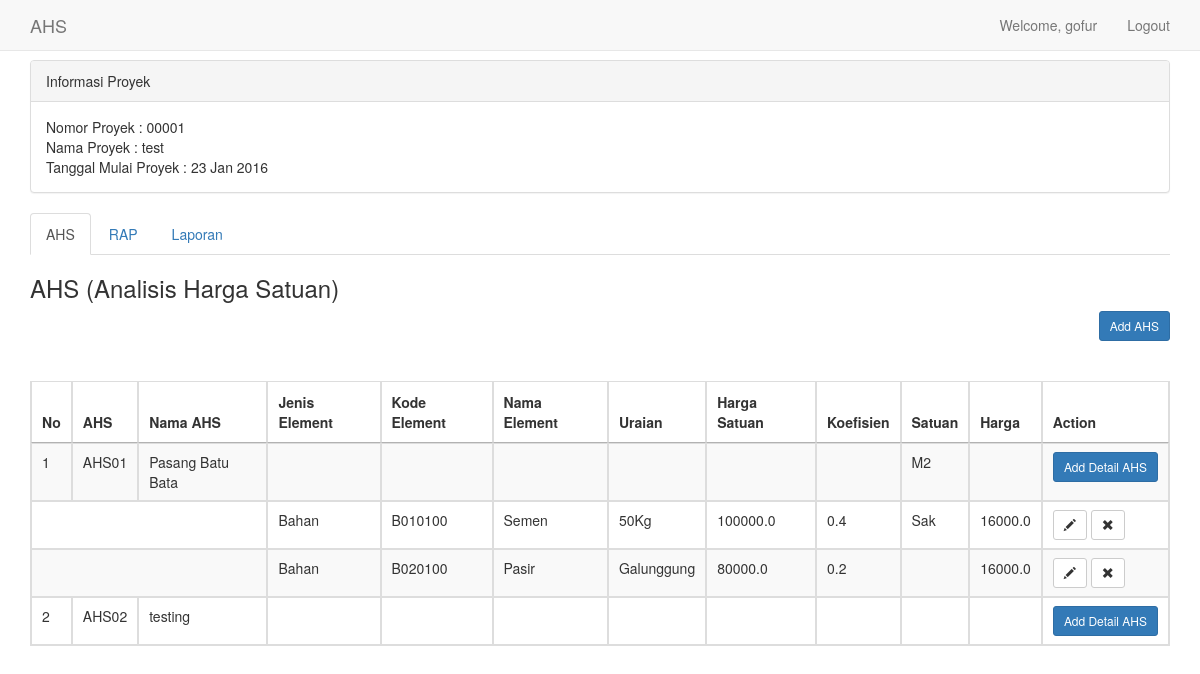
The app's page /transaksi_ahs/detail/2 (signed in), older data.
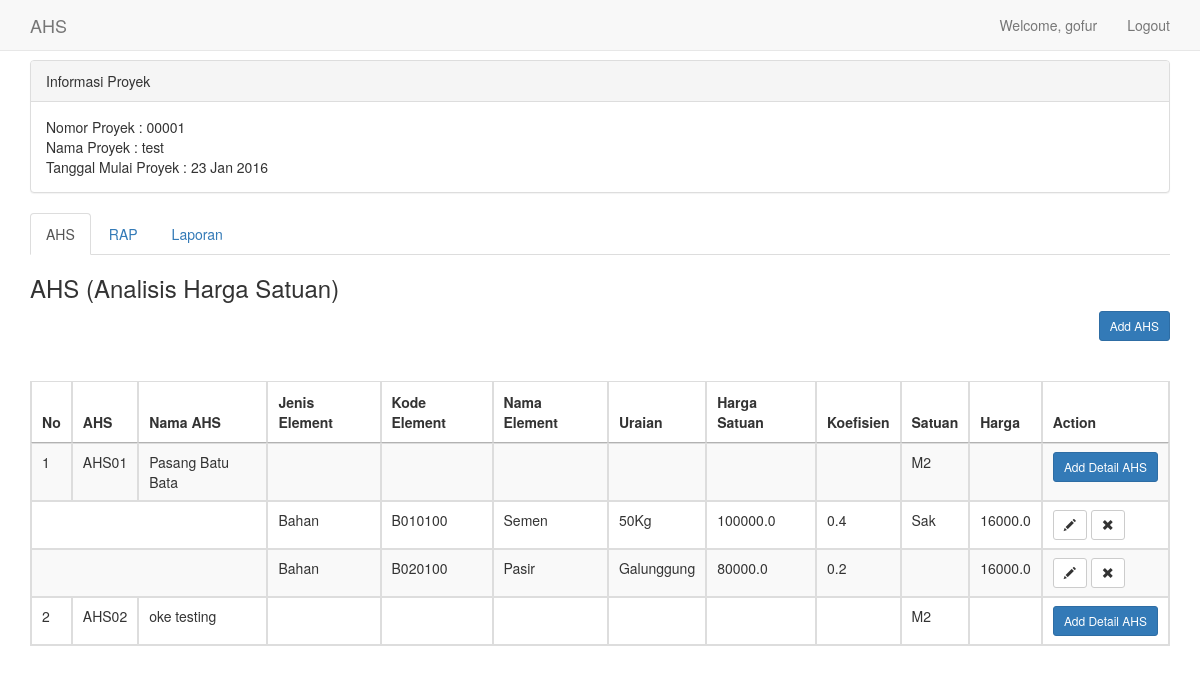
The same page, newer data.
### setting_proyek/models.py (models this page shows, shortened)
class Proyek(models.Model):
	nomor_proyek =	models.CharField(max_length=10,unique=True)
	nama_proyek = models.CharField(max_length=200, blank=False)
	updated = models.DateTimeField(auto_now=True)
	timestamp =  models.DateTimeField(auto_now_add=True)
	pengguna = models.ForeignKey(User)

### transaksi_ahs/models.py (models this page shows, shortened)
class AHS(models.Model):
        nomor_ahs = models.CharField(max_length=7, unique=True)
        nomor_proyek =  models.ForeignKey(Proyek)
        nama_ahs = models.CharField(max_length=120, blank=False)
        satuan_ahs = models.CharField(max_length=10, blank=True)
        total_harga = models.FloatField(null=True, blank=True, default=None)
        updated_date = models.DateTimeField(auto_now=True)
        created_date =  models.DateTimeField(auto_now_add=True)
        updated_by = models.ForeignKey(User, related_name='ahs_updated_by')
        created_by = models.ForeignKey(User, related_name='ahs_created_by')
        class Meta:
                verbose_name = "ahs"
                verbose_name_plural = "ahs"

class AHS_Detail(models.Model):
        ahs = models.ForeignKey(AHS, related_name='ahs_details')
        element = models.ForeignKey(Element, related_name='element_details')
        harga_satuan = models.FloatField(blank=False)
        koefisien = models.FloatField(blank=False)
        catatan =  models.TextField(max_length=200, blank=True)
        class Meta:
                verbose_name = "ahs detail"
                verbose_name_plural = "ahs detail"
                unique_together = ('ahs', 'element',)

### element/models.py (models this page shows, shortened)
class Element(models.Model):
	jenis_element = models.ForeignKey(JenisElement)
	kode_element = models.CharField(max_length=8, unique=True)
	nama_element = models.CharField(max_length=100)
	uraian_element = models.CharField(max_length=100, blank=True)
	keterangan = models.TextField(max_length=200, blank=True)
	satuan_element = models.CharField(max_length=30, blank=True)
	harga_satuan = models.FloatField(blank=False)
	updated = models.DateTimeField(auto_now=True, auto_now_add=False)
	timestamp =  models.DateTimeField(auto_now=False, auto_now_add=True)

class JenisElement(models.Model):
	kode_jenis_element = models.CharField(max_length=8, unique=True)
	nama_jenis_element = models.CharField(max_length=100)

### transaksi_ahs/views.py (the view)
# urls.py: url(r'^detail/(?P<id>\d+)$', ahs_detail, name='detail'),
@login_required(login_url='/login/')
def ahs_detail(request, id=None): #retrieve
	data_proyek_query = Proyek.objects.get(id=id)
	data_ahs = AHS.objects.filter(nomor_proyek_id=id)
	for data in data_ahs:
 	  for detail in data.ahs_details.all():
 	  	total_harga_detail =  detail.element.harga_satuan * detail.koefisien
	context = {
		"data_proyek": data_proyek_query,
		 "data_ahs": data_ahs,
		 "total_harga_detail": total_harga_detail,
	}
	return render(request, "ahs/ahs_list.html", context)

### templates/ahs/ahs_list.html (shortened to what this page needs)
{% extends "base.html" %}
{% block css %}
<link rel="stylesheet" type="text/css" href="//cdn.datatables.net/1.10.10/css/jquery.dataTables.css">
{% endblock css%}
{% block menu %}
	{% include "navbar.html" %}
{% endblock menu %}
{% block content %}
	<div class="panel panel-default">
		<div class="panel-heading">Informasi Proyek</div>
		<div class="panel-body">
			<div class="row">
				<div class="col-md-12">Nomor Proyek : {{ data_proyek.nomor_proyek }}</div>
				<div class="col-md-12">Nama Proyek : {{ data_proyek.nama_proyek }}</div>
				<div class="col-md-12">Tanggal Mulai Proyek : {{ data_proyek.timestamp|date:"j M Y" }}</div>
			</div>
		</div>
	</div>
	<div class="col-sm-12">
			<div class="row">
				<ul class="nav nav-tabs">
					<li role="presentation" class="active"><a href="#">AHS</a></li>
					<li role="presentation"><a href="#">RAP</a></li>
					<li role="presentation"><a href="#">Laporan</a></li>
				</ul>
			</div>
		</div>
	<div class="row">
		<div class="col-sm-12 pull-left">
			<h3>AHS (Analisis Harga Satuan)</h3>
		</div>
		<div class="col-sm-12 pull-right"><button type="button" id="add_ahs" class="btn btn-primary btn-sm pull-right">Add AHS</button></div>
		<div class="col-sm-12">
		<br>
		 <br>
		<table id="ahs_table" class="table table-striped table-bordered" cellspacing="0" width="100%">
        <thead>
            <tr>
                <th>No</th>
                <th>AHS</th>
                <th>Nama AHS</th>
                <th>Jenis Element</th>
                <th>Kode Element</th>
                <th>Nama Element</th>
                <th>Uraian</th>
                <th>Harga Satuan</th>
                <th>Koefisien</th>
                <th>Satuan</th>
                <th>Harga</th>
                <th>Action</th>
            </tr>
        </thead>
        <tbody>
		{% for obj in data_ahs %}
			<tr class="clickable"  id="row{{ obj.id }}" data-target=".row{{ obj.id }}">
	            <td>{{ forloop.counter }}</td>
	       		<td>{{ obj.nomor_ahs }}</td>
			    <td>{{ obj.nama_ahs }}</td>
			    <td></td>
			    <td></td>
			    <td></td>
			    <td></td>
			    <td></td>
			    <td></td>
			    <td>{{ obj.satuan_ahs }}</td>
			    <td>{{ obj.harga_satuan }}</td>
			    <td><button type="button" id="add_ahs_detail{{ obj.id }}" class="btn btn-primary btn-sm pull-right">Add Detail AHS</button></td>
				{% for detail in obj.ahs_details.all %}
			 		<tr id="row-child{{ detail.id }}">
			 		<td colspan="3"></td>
			 		<td>{{ detail.element.jenis_element.nama_jenis_element }}</td>
			 		<td>{{ detail.element.kode_element }}</td>
			 		<td>{{ detail.element.nama_element }}</td>
			 		<td>{{ detail.element.uraian_element }}</td>
			 		<td>{{ detail.element.harga_satuan }}</td>
			 		<td>{{ detail.koefisien }}</td>
			 		<td>{{ detail.element.satuan_element }}</td>
			 		<td>{{ total_harga_detail }}</td>
			 		<td>
			 		<button type="button"  id="edit_detail{{ detail.id }}"  class="btn btn-default btn-sm">
					  <span class="glyphicon glyphicon-pencil" aria-hidden="true"></span>
					</button>
			 		<button type="button"  id="delete_detail{{ detail.id }}"  class="btn btn-default btn-sm">
			 			<span class="glyphicon glyphicon-remove" aria-hidden="true"></span>
			 		</button>
			 		</td>
			 		</tr>
			 	{% endfor%}
        	</tr>
        {% endfor %}
        </tbody>
    </table>
		</div>
	</div>
{% endblock content %}

### templates/base.html (shortened to what this page needs)
 {% load staticfiles %}
 <!DOCTYPE html>
 <html>
 <head>
 </head>
 <link rel="stylesheet" type="text/css" href='{% static "css/base.css" %}'>
<link rel="stylesheet" href="{% static "css/bootstrap.min.css" %}" type="text/css">
{% block css %}
{% endblock %}
 <body>
 {% block menu %}
 {% endblock menu %}
 <div class="container">
		{% block content %}
		{% endblock content %}
	</div>
   </body>
   </html>

### templates/navbar.html (shortened to what this page needs)
{% load staticfiles %}
{% block content %}
<nav class="navbar navbar-default navbar-fixed-top">
      <div class="container">
        <div class="navbar-header">
          <a class="navbar-brand" href="/">AHS</a>
        </div>
        <div id="navbar" class="navbar-collapse collapse">
          <ul class="nav navbar-nav navbar-right">
            <li><a href="#">Welcome, {{ user }}</a></li>
            <li><a href="/logout/">Logout <span class="sr-only">(current)</span></a></li>
          </ul>
        </div>
      </div>
    </nav>
<br>
<br>
<br>
{% endblock content %}

### static/css/base.css (style rules this page uses)
body { color: #DFDFDF; }

Row changes from the older to the newer data that the page shows:
changed AHS "AHS02": nama_ahs "testing" → "oke testing"; satuan_ahs (not shown) → "M2"
